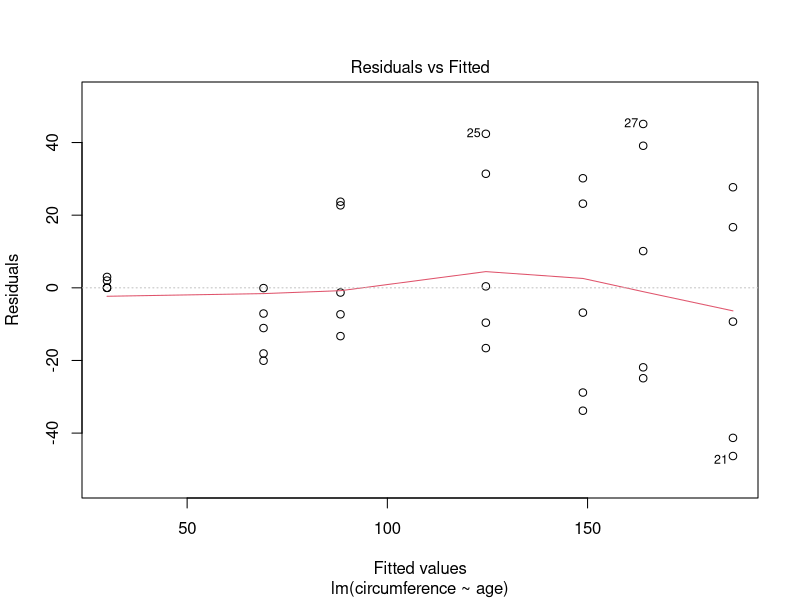
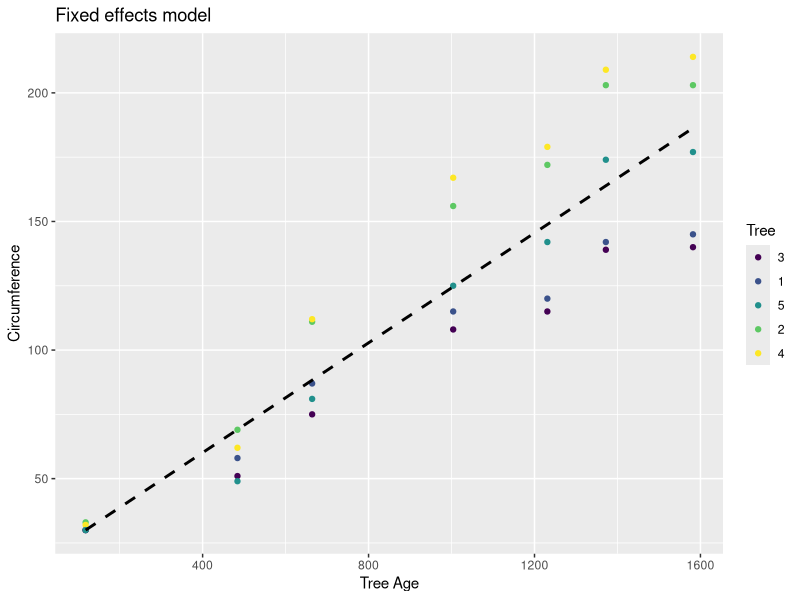
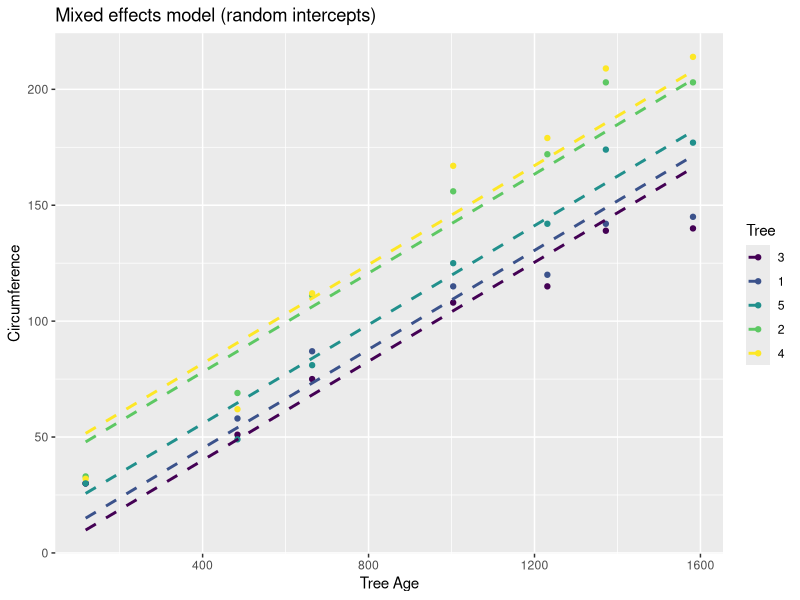
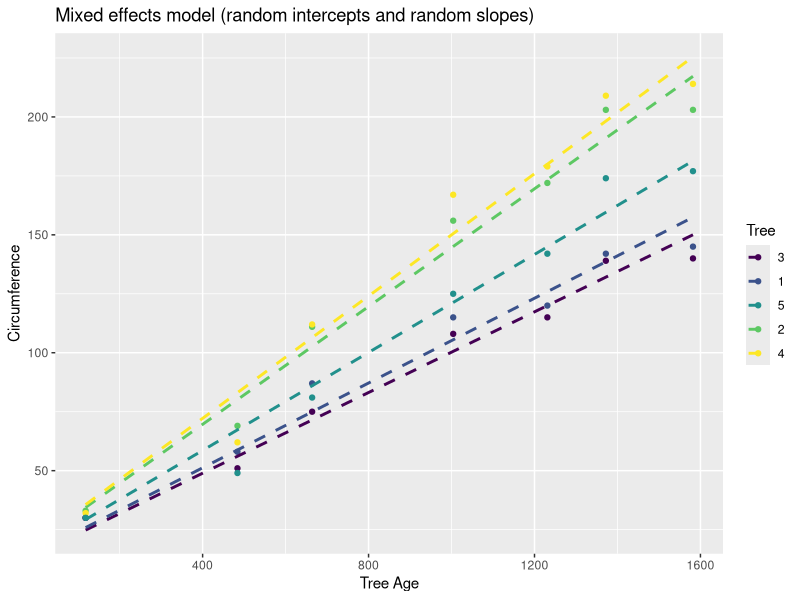

These figures' R source, in order:
library(tidyverse)
library(lmerTest)

data <- datasets::Orange
data

# Just for exporting the dataset
# write_csv(data, "D:\\Downloads\\orange_tree_data.csv")

glimpse(data)

# Fitting fixed effects model
fmod <- lm(circumference ~ age, data = data)

# Checking the spread of residuals vs. fitted values
# Looks like it gets larger
plot(fmod, 1)

# Fitting mixed effects model with random intercepts for Tree
mmod_random_intercept <- lmerTest::lmer(circumference ~ age + (1 | Tree), data = data)

# Fitting mixed effects model with random intercepts and random slopes for Tree
mmod_random_int_slope <- lmerTest::lmer(circumference ~ age + (age | Tree), data = data)

# Adding the model predictions to the dataset so that they can be plotted
data$fmod_pred <- predict(fmod, newdata = data) # Fixed effects model
data$mmod_random_intercept_pred <- predict(mmod_random_intercept, newdata = data) # Mixed effects model with random intercepts
data$mmod_pred_random_int_slope <- predict(mmod_random_int_slope, newdata = data) # Mixed effects model with random intercepts and random slopes

# Visualizing the fixed effects model
data %>%
  ggplot(aes(x = age, y = circumference)) +
  geom_point(aes(colour = Tree)) +
  geom_line(aes(y = fmod_pred), linetype = "dashed", size = 1) +
  ggtitle("Fixed effects model") +
  ylab("Circumference") +
  xlab("Tree Age")

# Visualizing the mixed effects model with random intercepts (fixed slopes)
data %>%
  ggplot(aes(x = age, y = circumference, group = Tree)) +
  geom_point(aes(colour = Tree)) +
  geom_line(aes(y = mmod_random_intercept_pred, colour = Tree), linetype = "dashed", size = 1) +
  ggtitle("Mixed effects model (random intercepts)") +
  ylab("Circumference") +
  xlab("Tree Age")

# Visualizing the mixed effects model with random intercepts and random slopes
data %>%
  ggplot(aes(x = age, y = circumference, group = Tree)) +
  geom_point(aes(colour = Tree)) +
  geom_line(aes(y = mmod_pred_random_int_slope, colour = Tree), , linetype = "dashed", size = 1) +
  ggtitle("Mixed effects model (random intercepts and random slopes)") +
  ylab("Circumference") +
  xlab("Tree Age")

# Check out model summaries (will have to interpret these summaries in the presentation)
summary(fmod) # Fixed effects model
summary(mmod_random_intercept) # Mixed effects model with random intercepts
summary(mmod_random_int_slope) # Mixed effects model with random intercepts and random slopes
